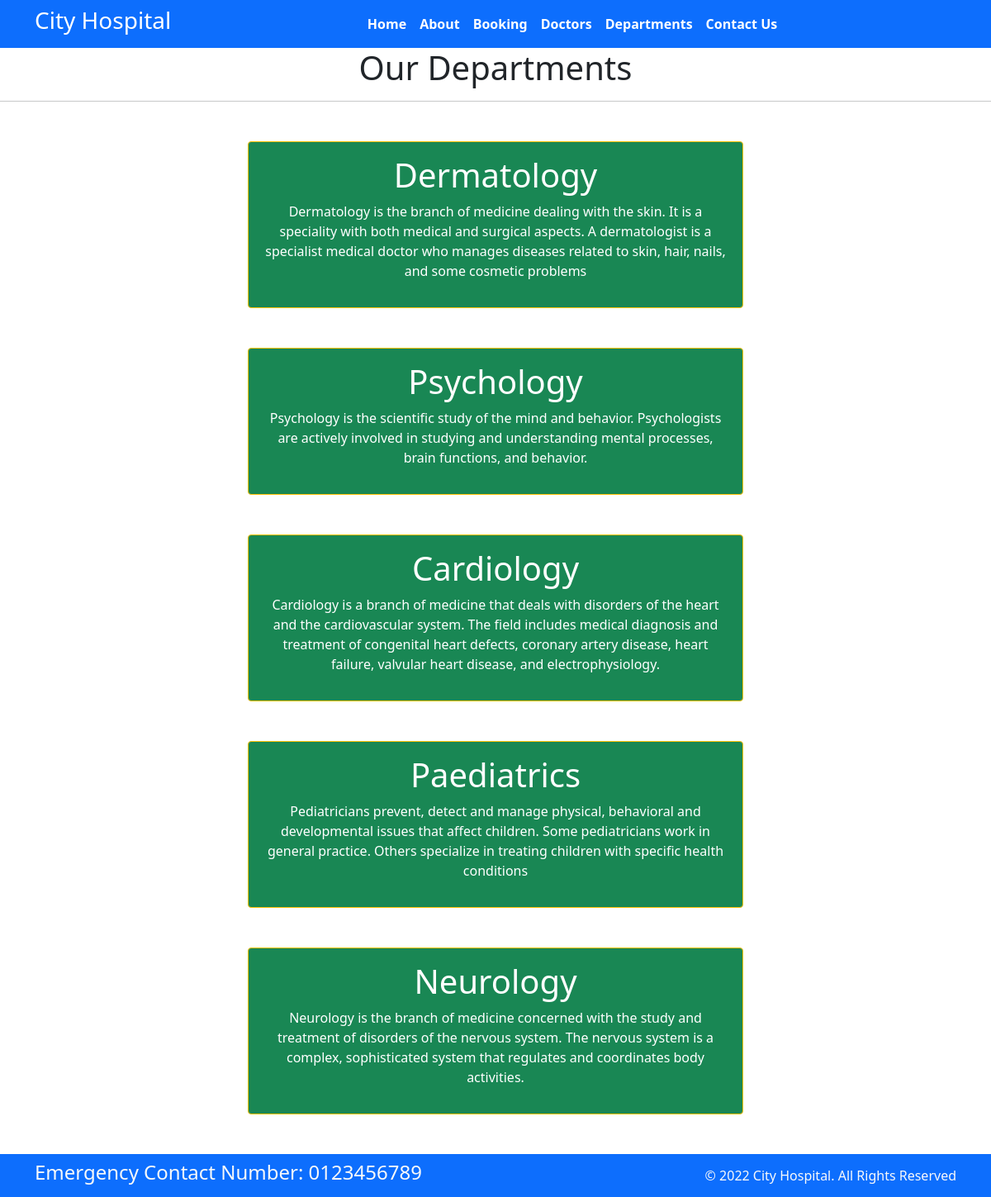
Screenshot of /department with the database file from the repository.
### home/models.py (models this page shows, shortened)
class Departments(models.Model):
    dep_name = models.CharField(max_length=100)
    dep_description = models.TextField()

### home/views.py (the view)
# urls.py: path('department', views.department, name='department'),
def department(request):
    dict_dept={
        'dept': Departments.objects.all()
    }
    return render(request, 'department.html', dict_dept)

### templates/department.html (shortened to what this page needs)
{% extends 'base.html' %}
{% block content%}
<h1 class="text-center"> Our Departments</h1>
<hr>
{% for d in dept %}
<div class="mx-auto w-50 bg-success text-center text-white p-3 my-5 border border-warning rounded">
<h1>{{d.dep_name}}</h1>
<p>{{d.dep_description}}</p>
</div>
{% endfor %}
{% endblock %}

### rows the page displays
Departments: dep_name "Dermatology", dep_description "Dermatology is the branch of medicine dealing with the skin. It is a speciality with both medical and surgical aspects. A dermatologist is a specialist medical doctor who manages diseases related to skin, hair, nails, and some cosmetic problems"
Departments: dep_name "Psychology", dep_description "Psychology is the scientific study of the mind and behavior. Psychologists are actively involved in studying and understanding mental processes, brain functions, and behavior."
Departments: dep_name "Cardiology", dep_description "Cardiology is a branch of medicine that deals with disorders of the heart and the cardiovascular system. The field includes medical diagnosis and treatment of congenital heart defects, coronary artery disease, heart failure, valvular heart disease, and electrophysiology."
Departments: dep_name "Paediatrics", dep_description "Pediatricians prevent, detect and manage physical, behavioral and developmental issues that affect children. Some pediatricians work in general practice. Others specialize in treating children with specific health conditions"
Departments: dep_name "Neurology", dep_description "Neurology is the branch of medicine concerned with the study and treatment of disorders of the nervous system. The nervous system is a complex, sophisticated system that regulates and coordinates body activities."
